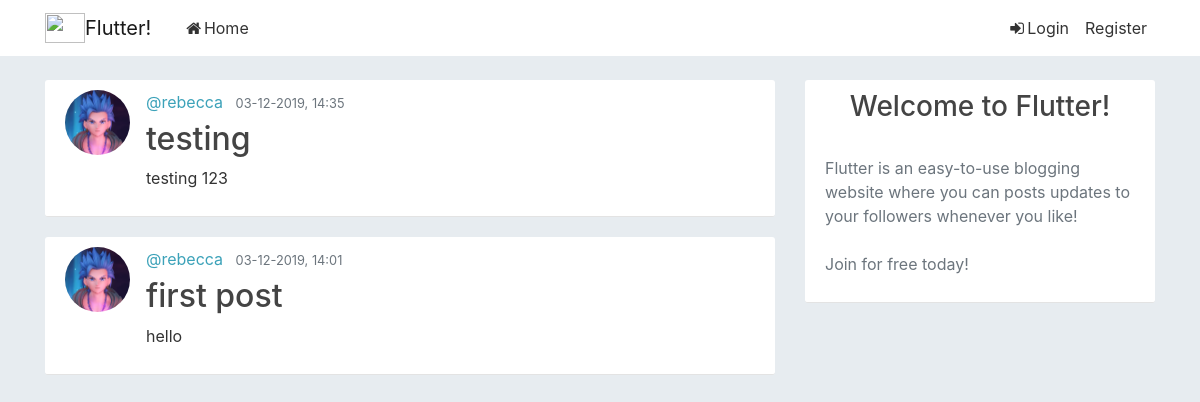
Page /home on the earlier database version.
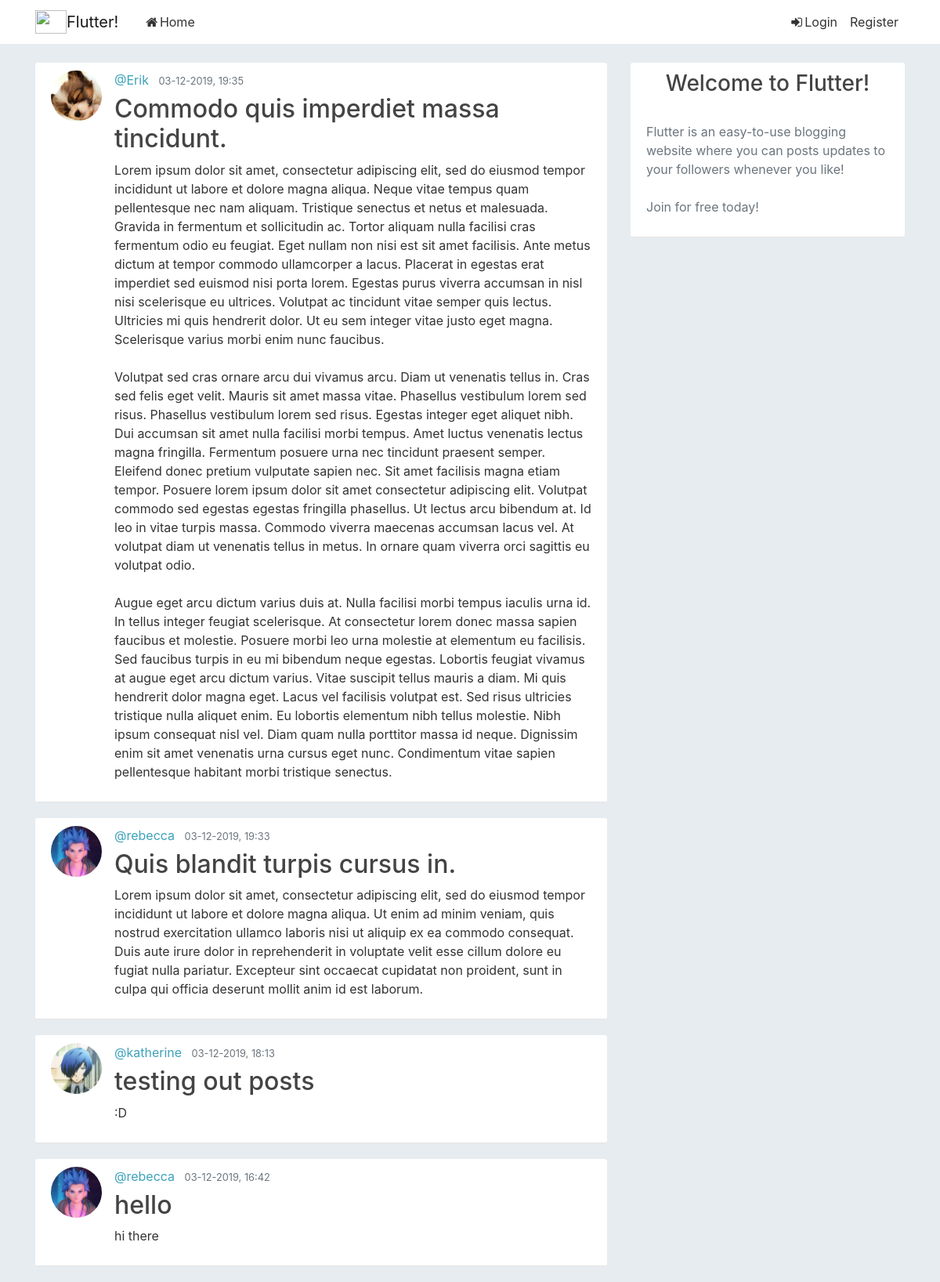
Same page on the later database version.
### app/models.py (models this page shows, shortened)
class Post(db.Model):
    id = db.Column(db.Integer, primary_key=True)
    title = db.Column(db.String(100), nullable=False)
    date_posted = db.Column(db.DateTime, nullable=False, default=datetime.utcnow)
    content = db.Column(db.Text, nullable=False)
    user_id = db.Column(db.Integer, db.ForeignKey('user.id'), nullable=False)

class User(db.Model, UserMixin):
    id = db.Column(db.Integer, primary_key=True)
    username = db.Column(db.String(2), unique=True, nullable=False)
    email = db.Column(db.String(120), unique=True, nullable=False)
    image_file = db.Column(db.String(20), nullable=False, default ='default.jpg')
    password = db.Column(db.String(60), nullable=False)
    posts = db.relationship('Post', backref='author', lazy=True)

### app/routes.py (the view)
@app.route("/")
@app.route("/home")
def home():
    posts = Post.query.all()
    return render_template('home.html', posts=posts)

### app/templates/home.html
{% extends "layout.html" %}
{% block content %}
    {% for post in posts|reverse %}
        <article class="media content-section">
		<img class="rounded-circle article-img" src="{{ url_for('static', filename='profile_pics/' + post.author.image_file) }}">
          <div class="media-body">
            <div class="article-metadata">
              <a class="mr-2" href="#">@{{ post.author.username }}</a>
              <small class="text-muted">{{ post.date_posted.strftime('%d-%m-%Y, %H:%M') }}</small>
            </div>
	    <h2><a class="article-title" href="{{ url_for('post', post_id=post.id) }}">{{ post.title }}</a></h2>
            <p class="article-content">{{ post.content }}</p>
          </div>
        </article>
    {% endfor %}
{% endblock content %}

### app/templates/layout.html (shortened to what this page needs)
<!DOCTYPE html>
<html>
	<head>
    <link rel="stylesheet" href="https://stackpath.bootstrapcdn.com/bootstrap/4.4.0/css/bootstrap.min.css">
<link rel="stylesheet" href="https://cdnjs.cloudflare.com/ajax/libs/font-awesome/4.7.0/css/font-awesome.min.css">
	<link rel="stylesheet" type="text/css" href="{{ url_for('static', filename='main.css') }}">
	</head>
	<body>
		<header class="site-header">
  <nav class="navbar navbar-expand-md navbar-light bg-steel fixed-top">
    <div class="container">
	                <img src="https://static.tumblr.com/dwobw22/HiQq1yp0b/eeee.png" href="/"  width="40" height="30">
      <a class="navbar-brand mr-4" href="/">Flutter!</a>
      <div class="collapse navbar-collapse" id="navbarToggle">
        <div class="navbar-nav mr-auto">
		<a class="nav-item nav-link" href="{{ url_for('home') }}"><i class="fa fa-fw fa-home"></i>Home</a>
        </div>
        <div class="navbar-nav">
		{% if current_user.is_authenticated %}
		<a class="nav-item nav-link" href="{{ url_for('new_tweet') }}"><i class="fa fa-fw fa-plus"></i>New Post</a>
		<a class="nav-item nav-link" href="{{ url_for('account') }}"><i class="fa fa-fw fa-user"></i>Profile</a>
		<a class="nav-item nav-link" href="{{ url_for('logout') }}"><i class="fa fa-fw fa-sign-out"></i>Logout</a>
		{% else %}
		<a class="nav-item nav-link" href="{{ url_for('login') }}"><i class="fa fa-fw fa-sign-in"></i>Login</a>
		<a class="nav-item nav-link" href="{{ url_for('register') }}">Register</a>
		{% endif %}
        </div>
      </div>
    </div>
  </nav>
</header>
		<main role="main" class="container">
  <div class="row">
    <div class="col-md-8">
      {% block content %}{% endblock %}
    </div>
        <div class="col-md-4">
          <div class="content-section">
		   {% if current_user.is_authenticated %}
		   <center>
		   <img class="rounded-circle article-img" src="{{ url_for('static', filename='profile_pics/' + current_user.image_file) }}">
		  <p class='text-muted'>Logged in as: @{{ current_user.username }}
		   </center>
              <ul class="list-group">
		<li class="list-group-item list-group-item-light">My Posts</li>
		<a href="{{ url_for('account') }}" class="list-group-item action">Profile</a>
		<li class="list-group-item list-group-item-light">Following</li>
                <li class="list-group-item list-group-item-light">Followers</li>
		{% else %}
		<center> <h3>Welcome to Flutter!</h3></center>
		<br>
		<p class='text-muted'>Flutter is an easy-to-use blogging website where you can posts updates to your followers whenever you like!
		<br><br>
		Join for free today!
		{% endif %}
            </p>
          </div>
        </div>
      </div>
    </main>
	</body>
</html>

### app/static/main.css (style rules this page uses)
body { background: #e7ecf0; color: #333333; margin-top: 5rem; }
h1, h2, h3, h4, h5, h6 { color: #444444; }
.bg-steel { background-color: #ffffff; }
.site-header .navbar-nav .nav-link { color: #333333; }
.content-section { background: #ffffff; padding: 10px 20px; border-bottom: 1px solid #e3e3e3; border-radius: 3px; margin-bottom: 20px; }
.article-title { color: #444444; }
.article-content { white-space: pre-line; }
.article-img { height: 65px; width: 65px; margin-right: 16px; }
.article-metadata { padding-bottom: 1px; margin-bottom: 4px; border-bottom: 1px solid #ffffff; }
a { color: #3ca2b9; }

Differences in the rows shown:
removed Post: image_file (picture), author.username "rebecca", date_posted "03-12-2019, 14:35", title "testing", content "testing 123"
added Post: image_file (picture), author.username "Erik", date_posted "03-12-2019, 19:35", title "Commodo quis imperdiet massa tincidunt.", content "Lorem ipsum dolor sit amet, consectetur adipiscing elit, sed do eiusmod tempor incididunt ut labore et dolore magna aliqua. Neque vitae tempus quam pellentesque nec nam aliquam. Tristique senectus et netus et malesuada. Gravida in fermentum et sollicitudin ac. Tortor aliquam nulla facilisi cras fermentum odio eu feugiat. Eget nullam non nisi est sit amet facilisis. Ante metus dictum at tempor commodo ullamcorper a lacus. Placerat in egestas erat imperdiet sed euismod nisi porta lorem. Egestas purus viverra accumsan in nisl nisi scelerisque eu ultrices. Volutpat ac tincidunt vitae semper quis lectus. Ultricies mi quis hendrerit dolor. Ut eu sem integer vitae justo eget magna. Scelerisque…"
added Post: image_file (picture), author.username "rebecca", date_posted "03-12-2019, 19:33", title "Quis blandit turpis cursus in.", content "Lorem ipsum dolor sit amet, consectetur adipiscing elit, sed do eiusmod tempor incididunt ut labore et dolore magna aliqua. Ut enim ad minim veniam, quis nostrud exercitation ullamco laboris nisi ut aliquip ex ea commodo consequat. Duis aute irure dolor in reprehenderit in voluptate velit esse cillum dolore eu fugiat nulla pariatur. Excepteur sint occaecat cupidatat non proident, sunt in culpa qui officia deserunt mollit anim id est laborum."
added Post: image_file (picture), author.username "katherine", date_posted "03-12-2019, 18:13", title "testing out posts", content ":D"
changed Post "hello": date_posted "03-12-2019, 14:01" → "03-12-2019, 16:42"; title "first post" → "hello"; content "hello" → "hi there"
